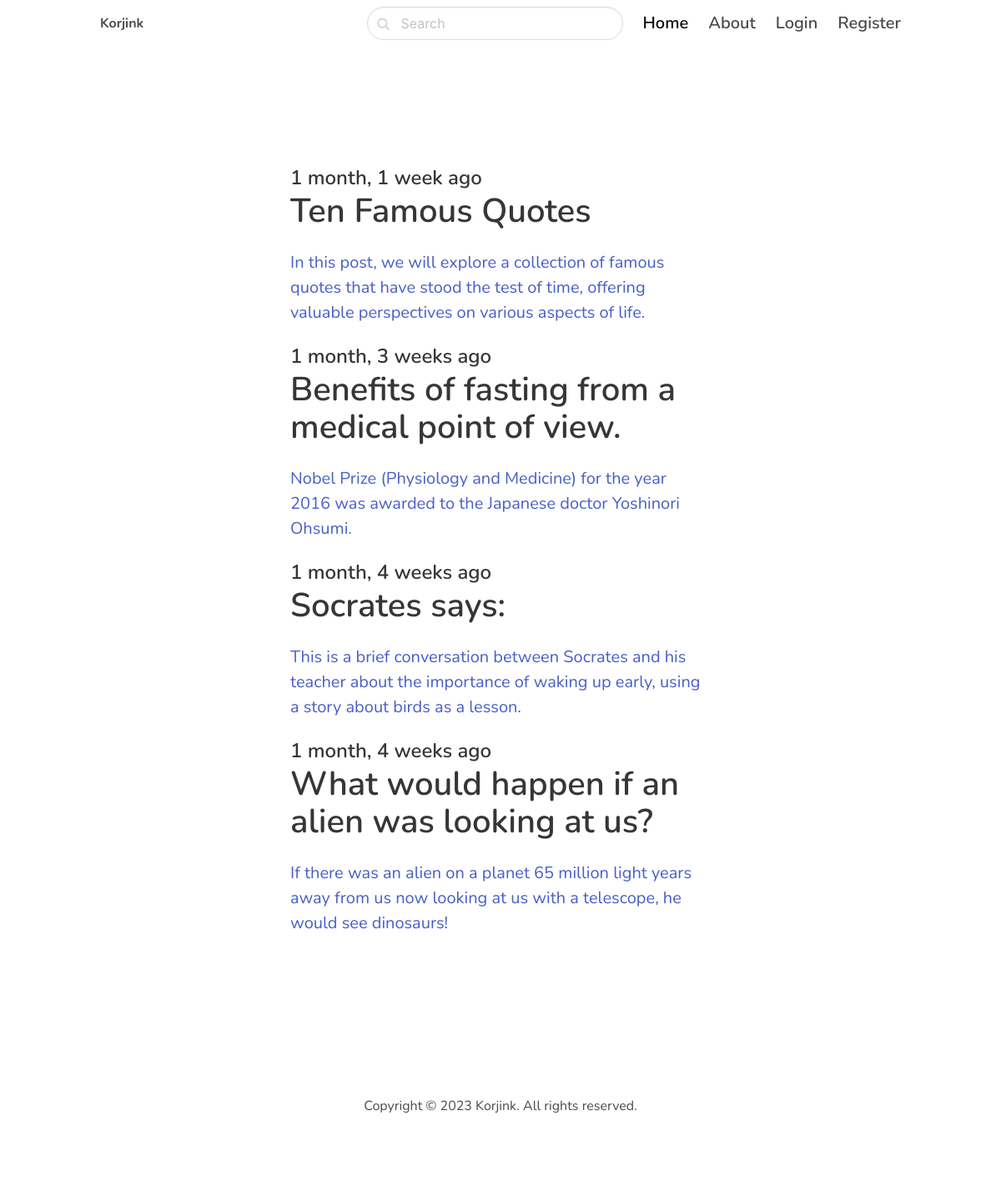
Screenshot of /category/philosophy/ with the database file from the repository.
### blog/models.py (models this page shows, shortened)
class Post(models.Model):
    ACTIVE = 'active'
    DRAFT = 'draft'
    CHOICES_STATUS = {
        (ACTIVE, 'Active'),
        (DRAFT, 'Draft')
    }
    category = models.ForeignKey(Category, related_name = 'posts', on_delete = models.CASCADE)
    title = models.CharField(max_length = 255)
    slug = models.SlugField()
    intro = models.TextField()
    body = models.TextField()
    created_at = models.DateTimeField(auto_now_add=True)
    status = models.CharField(max_length=10, choices=CHOICES_STATUS, default= ACTIVE)
    image = models.ImageField(upload_to='uploads/')
    class Meta:
        ordering = ('-created_at',)

### blog/views.py (the view)
# urls.py: path('category/<slug:slug>/', views.category, name='category_detail'),
def category(request, slug):
    category = get_object_or_404(Category, slug=slug)
    posts = category.posts.filter(status = Post.ACTIVE)
    return render(request, 'blog/category.html', {'category': category, 'posts': posts})

### blog/templates/blog/category.html (shortened to what this page needs)
{% extends 'core/base.html' %}
{% block content %}
<section class="hero ">
    <div class="hero-body">
        <div class="container">
            <section class="section">
                <div class="columns">
                    <div class="column is-8 is-offset-2">
                        {% for post in posts %}
                        <div class="content is-medium">
                            <a href="{% url 'post_detail' post.category.slug post.slug %}">
                                <h2 class="subtitle is-4">{{ post.created_at|timesince }} ago</h2>
                                <h1 class="title">{{ post.title }}</h1>
                                <p>{{ post.intro }}</p>
                            </a>
                        </div>
                        {% empty %}
                        <div class="content">
                            <p>There are no posts in this category...</p>
                        </div>
                        {% endfor %}
                    </div>
                </div>
            </section>
        </div>
    </div>
</section>
{% endblock %}

### core/templates/core/base.html (style rules this page uses)
body { font-family: 'Nunito', sans-serif; }

### rows the page displays
Post: created_at "1 month, 1 week", title "Ten Famous Quotes", intro "In this post, we will explore a collection of famous quotes that have stood the test of time, offering valuable perspectives on various aspects of life."
Post: created_at "1 month, 3 weeks", title "Benefits of fasting from a medical point of view.", intro "Nobel Prize (Physiology and Medicine) for the year 2016 was awarded to the Japanese doctor Yoshinori Ohsumi."
Post: created_at "1 month, 4 weeks", title "Socrates says:", intro "This is a brief conversation between Socrates and his teacher about the importance of waking up early, using a story about birds as a lesson."
Post: created_at "1 month, 4 weeks", title "What would happen if an alien was looking at us?", intro "If there was an alien on a planet 65 million light years away from us now looking at us with a telescope, he would see dinosaurs!"
